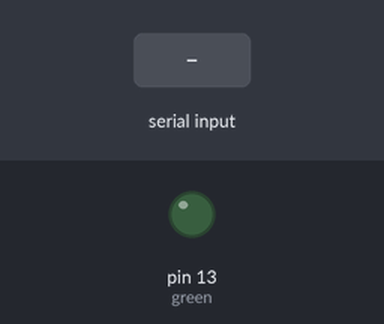
The sketch below on a simulated Arduino Uno, built with avr-gcc and run on an emulated ATmega328P. Shown: output pins drawn as LEDs (lit = HIGH). The inputs (shaded band) are chosen by the test bench.

Above: at 1.2 s.
1.3 s: "g" received over the second serial link
At 1.6 s:
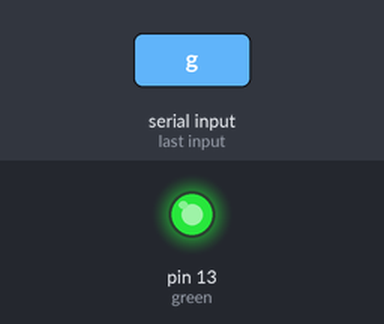
2.8 s: "v" received over the second serial link
At 4.0 s:
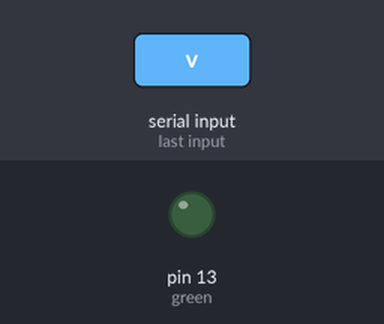
Timing chart, 0 to 5.8 s (numbered marks = the images above; inputs shaded):
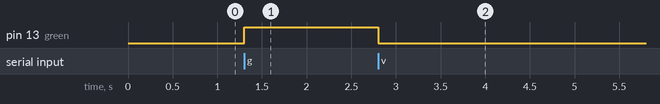

Measured:
- after the input at 1.3 s, pin 13 (green): LOW → HIGH at once
- after the input at 2.8 s, pin 13 (green): HIGH → LOW at once

The sketch:

ledviaSerial.ino
```cpp
#include <SoftwareSerial.h>

int green = 13;
int RX = 0; // 0 for USB, 10 with max232
int TX = 1; // 1 for USB, 11 with max232

SoftwareSerial mySerial(RX,TX); // pin RX, pin TX.

// LEDs status
int greenstatus = 0;

void setup() {
      pinMode(green, OUTPUT);
      // initialize serial communication:
      mySerial.begin(9600);
              }

void loop() {
  //mySerial.println("Hello, world?");
  if (mySerial.available() > 0)
  {
    int inByte = mySerial.read();
    switch (inByte)
    {
      case 'g':
      case 'v':
        if (greenstatus == 0)
        {
          digitalWrite(green, HIGH);
          mySerial.println("Green LED is ON");
          greenstatus = 1;
          break;
        }
        else
        {
          digitalWrite(green, LOW);
          mySerial.println("Green LED is OFF");
          greenstatus = 0;
          break;
        }

      default:
        // turn all the LEDs off:
      digitalWrite(green, LOW);
      greenstatus = 0;
      mySerial.println("All LEDs are OFF");
       }
     }
    }
```
